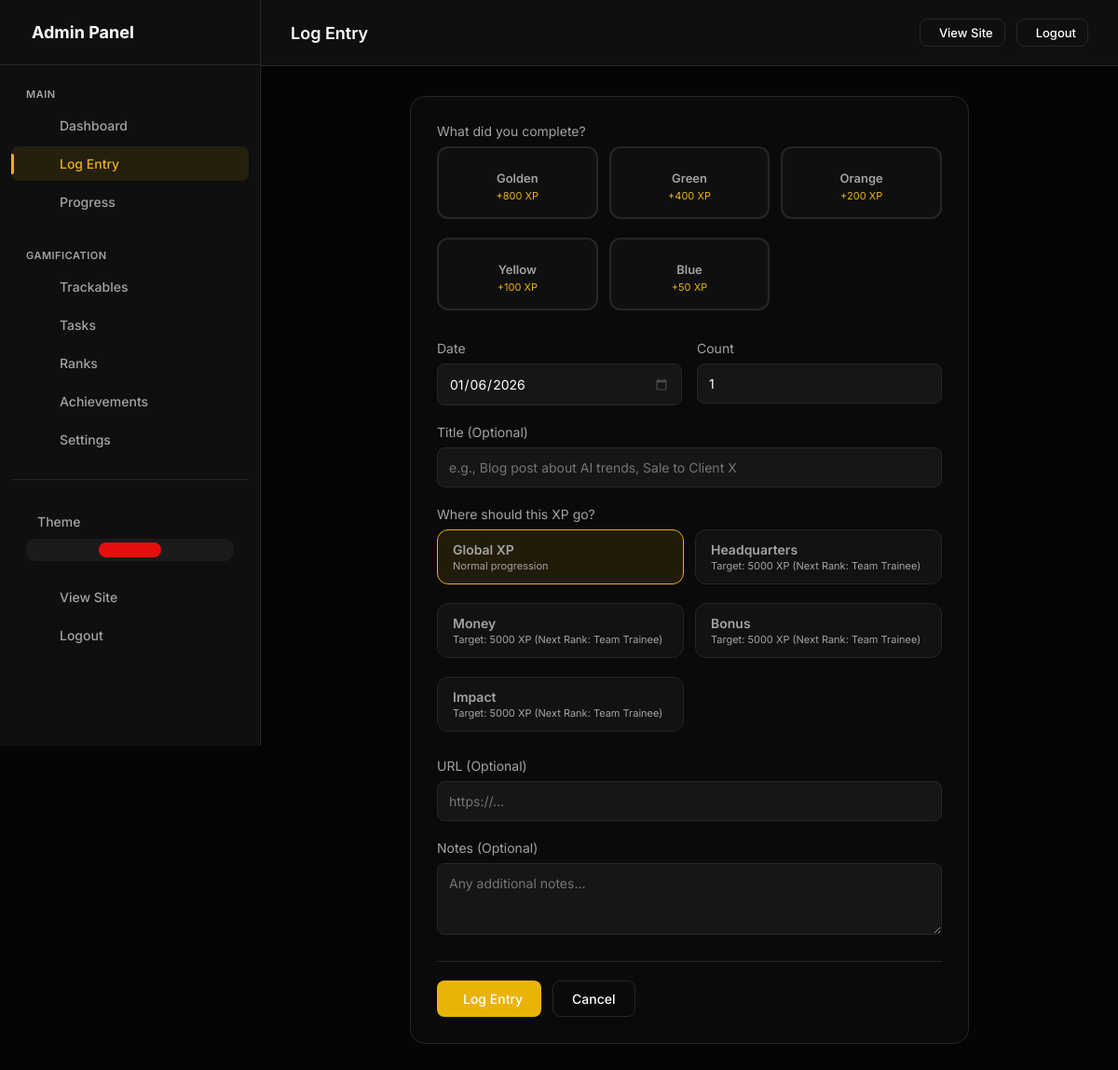
Screenshot of /admin/log (signed in) with the database file from the repository.
### models.py (models this page shows, shortened)
class TrackableType(db.Model):
    __tablename__ = 'trackable_types'
    id = db.Column(db.Integer, primary_key=True)
    user_id = db.Column(db.Integer, db.ForeignKey('users.id'), nullable=False, index=True)
    name = db.Column(db.String(100), nullable=False)  # "Blog Post", "YouTube Short", "Sale", etc.
    slug = db.Column(db.String(100), nullable=False)  # "blog_post", "youtube_short", "sale"
    description = db.Column(db.String(500))
    category = db.Column(db.String(50), default='content')  # 'content', 'task', 'metric', 'sales', 'finance'
    xp_per_unit = db.Column(db.Integer, default=10)  # Base XP earned per item
    xp_mode = db.Column(db.String(20), default='fixed')  # 'fixed', 'value_based', 'tiered'
    xp_multiplier = db.Column(db.Float, default=1.0)
    tiers_config = db.Column(db.Text)  # JSON: [{"name": "Bronze", "min": 0, "xp": 10}, {"name": "Silver", "min": 100, "xp": 50}]
    track_value = db.Column(db.Boolean, default=False)  # Track monetary/numeric value?
    value_label = db.Column(db.String(50), default='Value')  # "Price", "Amount", "Revenue", etc.
    value_prefix = db.Column(db.String(10), default='$')  # Currency symbol or unit
    value_suffix = db.Column(db.String(10), default='')  # e.g., "hrs", "units"
    icon = db.Column(db.String(50), default='ph-star')  # Phosphor icon name
    color = db.Column(db.String(20), default='#0ea5e9')  # Hex color
    emoji = db.Column(db.String(10))  # Optional emoji
    is_countable = db.Column(db.Boolean, default=True)  # Can you count multiple?
    track_duration = db.Column(db.Boolean, default=False)  # Track time/duration?
    track_views = db.Column(db.Boolean, default=False)  # Track views?
    allows_negative = db.Column(db.Boolean, default=False)  # Allow negative values (for expenses)?
    daily_goal = db.Column(db.Integer, default=0)  # Daily target (0 = no goal)
    weekly_goal = db.Column(db.Integer, default=0)  # Weekly target
    monthly_goal = db.Column(db.Integer, default=0)  # Monthly target
    value_goal = db.Column(db.Float, default=0)  # Value-based goal (e.g., $1000 in sales)
    display_order = db.Column(db.Integer, default=0)
    is_active = db.Column(db.Boolean, default=True)
    is_pinned = db.Column(db.Boolean, default=False)  # Show on dashboard
    created_at = db.Column(db.DateTime, default=datetime.utcnow)
    updated_at = db.Column(db.DateTime, default=datetime.utcnow, onupdate=datetime.utcnow)
    expense_threshold = db.Column(db.Float, default=0) # For expense trackables: Diff between threshold and value earns XP
    entries = db.relationship('TrackableEntry', backref='trackable_type', lazy=True, cascade='all, delete-orphan')
    def calculate_xp_for_entry(self, count=1, value=0):
        if self.track_value:
            if self.category in ('sales', 'finance', 'income'):
                return int(abs(value) * (self.xp_multiplier or 1.0))
            elif (self.category == 'expense' or self.expense_threshold > 0):
                diff = max(0, self.expense_threshold - abs(value))
                return int(diff * (self.xp_multiplier or 1.0))
        if self.xp_mode == 'fixed':
            return count * self.xp_per_unit
        elif self.xp_mode == 'value_based' and value:
            return int(abs(value) * (self.xp_multiplier or 1.0))
        return count * self.xp_per_unit

class UserSettings(db.Model):
    __tablename__ = 'user_settings'
    id = db.Column(db.Integer, primary_key=True)
    user_id = db.Column(db.Integer, db.ForeignKey('users.id'), nullable=False, unique=True, index=True)
    accent_color = db.Column(db.String(20), default='#e90e0e')
    points_name = db.Column(db.String(20), default='XP')  # "XP", "Points", "Coins", etc.
    points_icon = db.Column(db.String(50), default='ph-lightning')
    daily_xp_goal = db.Column(db.Integer, default=50)
    perfect_day_bonus = db.Column(db.Integer, default=50)
    perfect_week_bonus = db.Column(db.Integer, default=500)
    streak_bonus_per_day = db.Column(db.Integer, default=5)  # Extra XP per streak day
    show_xp_animations = db.Column(db.Boolean, default=True)
    dark_mode = db.Column(db.Boolean, default=True)
    compact_view = db.Column(db.Boolean, default=False)
    show_dashboard_header = db.Column(db.Boolean, default=True)
    enable_youtube_sync = db.Column(db.Boolean, default=False)
    always_show_confetti = db.Column(db.Boolean, default=False)
    created_at = db.Column(db.DateTime, default=datetime.utcnow)
    updated_at = db.Column(db.DateTime, default=datetime.utcnow, onupdate=datetime.utcnow)

class RankCondition(db.Model):
    __tablename__ = 'rank_conditions'
    id = db.Column(db.Integer, primary_key=True)
    rank_id = db.Column(db.Integer, db.ForeignKey('custom_ranks.id'), nullable=False, index=True)
    condition_type = db.Column(db.String(50), nullable=False)  # See CONDITION_TYPES below
    threshold = db.Column(db.Integer, nullable=False)  # The value that must be reached
    custom_name = db.Column(db.String(100))  # User-defined name for this condition
    is_bucket = db.Column(db.Boolean, default=False)  # If True, only allocated entries count
    trackable_slug = db.Column(db.String(100))  # Used when condition_type is 'trackable_xp' or 'trackable_count'
    created_at = db.Column(db.DateTime, default=datetime.utcnow)
    def check_condition(self, user_id):
        from datetime import timedelta
        user = User.query.get(user_id)
        if not user:
            return False, 0
        current_value = 0
        if self.condition_type == 'total_xp':
            if self.is_bucket:
                if self.custom_name:
                    matching_conditions = RankCondition.query.join(CustomRank).filter(
                        CustomRank.user_id == user_id,
                        RankCondition.custom_name == self.custom_name,
                        RankCondition.condition_type == 'total_xp'
                    ).all()
                    target_ids = [c.id for c in matching_conditions]
                else:
                    target_ids = [self.id]
                trackable_xp = sum(e.get_xp() for e in TrackableEntry.query.filter(
                    TrackableEntry.user_id == user_id,
                    TrackableEntry.allocated_condition_id.in_(target_ids)
                ).all())
                try:
                    task_xp = sum(c.xp_earned for c in TaskCompletion.query.filter(
                        TaskCompletion.user_id == user_id,
                        TaskCompletion.allocated_condition_id.in_(target_ids)
                    ).all())
                except Exception: task_xp = 0
                current_value = trackable_xp + task_xp
            else:
                current_value = user.get_total_xp()
        elif self.condition_type == 'youtube_subscribers':
            current_value = user.youtube_subscribers or 0
        elif self.condition_type == 'youtube_total_views':
            from sqlalchemy import func
            long_views = db.session.query(func.sum(YouTubeVideo.views)).filter_by(user_id=user_id).scalar() or 0
            short_views = db.session.query(func.sum(Short.views)).filter_by(user_id=user_id).scalar() or 0
            current_value = long_views + short_views
        elif self.condition_type == 'youtube_long_count':
            current_value = YouTubeVideo.query.filter_by(user_id=user_id).count()
        elif self.condition_type == 'youtube_short_count':
            current_value = Short.query.filter_by(user_id=user_id).count()
        elif self.condition_type == 'youtube_long_views':
            from sqlalchemy import func
            current_value = db.session.query(func.sum(YouTubeVideo.views)).filter_by(user_id=user_id).scalar() or 0
        elif self.condition_type == 'youtube_short_views':
            from sqlalchemy import func
            current_value = db.session.query(func.sum(Short.views)).filter_by(user_id=user_id).scalar() or 0
        elif self.condition_type == 'streak_current':
            streak = Streak.query.filter_by(
                user_id=user_id,
                streak_type='daily_xp'
            ).first()
            current_value = streak.current_count if streak else 0
        elif self.condition_type == 'streak_longest':
            streak = Streak.query.filter_by(
                user_id=user_id,
                streak_type='daily_xp'
            ).first()
            current_value = streak.longest_count if streak else 0
        elif self.condition_type == 'tasks_completed':
            current_value = TaskCompletion.query.filter_by(user_id=user_id).count()
        elif self.condition_type == 'total_days_active':
            from sqlalchemy import func
            current_value = db.session.query(func.count(func.distinct(func.date(TrackableEntry.created_at))))\
                .filter_by(user_id=user_id).scalar() or 0
        elif self.condition_type == 'total_goals_met':
            current_value = DailyLog.query.filter_by(user_id=user_id, goal_met=True).count()
        elif self.condition_type == 'youtube_total_count':
            long_count = YouTubeVideo.query.filter_by(user_id=user_id).count()
            short_count = Short.query.filter_by(user_id=user_id).count()
            current_value = long_count + short_count
        elif self.condition_type == 'achievements_unlocked':
            current_value = UserAchievement.query.filter_by(user_id=user_id).count()
        return current_value >= self.threshold, current_value

class CustomRank(db.Model):
    __tablename__ = 'custom_ranks'
    id = db.Column(db.Integer, primary_key=True)
    user_id = db.Column(db.Integer, db.ForeignKey('users.id'), nullable=False, index=True)
    level = db.Column(db.Integer, nullable=False, default=1)  # Numeric level
    name = db.Column(db.String(100), nullable=False)  # "Beginner", "Expert", etc.
    code = db.Column(db.String(10))  # Short code like "BT", "MS"
    description = db.Column(db.String(500))
    min_xp = db.Column(db.Integer, nullable=True)  # XP needed to reach this rank (nullable for multi-condition ranks)
    icon = db.Column(db.String(100))  # Icon path or phosphor icon
    color = db.Column(db.String(20), default='#666666')
    badge_image = db.Column(db.String(500))  # Path to badge image
    is_max_rank = db.Column(db.Boolean, default=False)
    created_at = db.Column(db.DateTime, default=datetime.utcnow)
    updated_at = db.Column(db.DateTime, default=datetime.utcnow, onupdate=datetime.utcnow)
    conditions = db.relationship('RankCondition', backref='rank', lazy=True, cascade='all, delete-orphan')
    def check_conditions_met(self, user_id):
        all_met = True
        progress = {}
        for condition in self.conditions:
            is_met, current_value = condition.check_condition(user_id)
            progress[condition.id] = {
                'type': condition.condition_type,
                'threshold': condition.threshold,
                'current': current_value,
                'met': is_met,
                'custom_name': condition.custom_name,
                'trackable_slug': condition.trackable_slug
            }
            if not is_met:
                all_met = False
        return all_met, progress

### app.py (the view, shortened to what this page needs)
    @app.route('/admin/log', methods=['GET', 'POST'])
    @admin_required
    def admin_log_entry():
        stats = get_user_stats()
        next_rank = stats['next_rank']
        buckets = []
        if next_rank:
            buckets = [c for c in next_rank.conditions if c.is_bucket or c.condition_type in ['custom_xp', 'custom_count']]
        return render_template('admin/log_entry.html',
                               trackables=stats['trackables'],
                               buckets=buckets,
                               next_rank=next_rank,
                               selected_trackable_id=request.args.get('trackable', type=int),
                               today=date.today())

### templates/admin/log_entry.html (shortened to what this page needs)
{% extends "admin/base.html" %}
{% block page_title %}Log Entry{% endblock %}
{% block content %}
<div class="log-container">
    <form method="post" class="log-card">
        <div class="form-group">
            <label>What did you complete?</label>
            <div class="trackable-selector">
                {% for t in trackables %}
                <label class="trackable-option" onclick="selectTrackable({{ t.id }}, event)">
                    <div class="trackable-option-name">{{ t.name }}</div>
                    <div class="trackable-option-xp">+{{ t.xp_per_unit }} XP</div>
                </label>
                {% endfor %}
            </div>
        </div>
        <div class="form-row">
            <div class="form-group">
                <label> Date</label>
                <input type="date" name="date" value="{{ today if today else '' }}">
            </div>
            <div class="form-group">
                <label> Count</label>
                <input type="number" name="count" value="1" min="1">
            </div>
        </div>
        <div class="form-group">
            <label> Title (Optional)</label>
            <input type="text" name="title" placeholder="e.g., Blog post about AI trends, Sale to Client X">
        </div>
        {% if buckets %}
        <div class="form-group">
            <label> Where should this {{ points_name }} go?</label>
            <div class="bucket-selector" id="bucketSelector">
                <label class="bucket-option active" onclick="selectBucket(this)">
                    <div class="bucket-name">Global {{ points_name }}</div>
                    <div class="bucket-desc">Normal progression</div>
                </label>
                {% for b in buckets %}
                <label class="bucket-option" onclick="selectBucket(this)">
                    <div class="bucket-name">{{ b.custom_name or 'Bucket' }}</div>
                    <div class="bucket-desc">
                        {% if b.condition_type == 'custom_count' %}
                        Target: {{ b.threshold }} completions
                        {% else %}
                        Target: {{ b.threshold }} {{ points_name }}
                        {% endif %}
                        (Next Rank: {{ next_rank.name if next_rank else '...' }})
                    </div>
                </label>
                {% endfor %}
            </div>
        </div>
        {% endif %}
        <div class="form-group">
            <label> URL (Optional)</label>
            <input type="url" name="url" placeholder="https://...">
        </div>
        <div class="form-group">
            <label> Notes (Optional)</label>
            <textarea name="notes" rows="3" placeholder="Any additional notes..."></textarea>
        </div>
        <div class="form-actions">
            <button type="submit" class="btn btn-primary">
                 Log Entry
            </button>
            <a href="{{ url_for('admin_dashboard') }}" class="btn btn-outline">Cancel</a>
        </div>
    </form>
</div>
{% endblock %}

### rows the page displays
TrackableType: name "Golden", xp_per_unit "800"
TrackableType: name "Green", xp_per_unit "400"
TrackableType: name "Orange", xp_per_unit "200"
TrackableType: name "Yellow", xp_per_unit "100"
TrackableType: name "Blue", xp_per_unit "50"
UserSettings: points_name "XP"
RankCondition: custom_name "Headquarters", threshold "5000"
CustomRank: name "Team Trainee"
RankCondition: custom_name "Money", threshold "5000"
RankCondition: custom_name "Bonus", threshold "5000"
RankCondition: custom_name "Impact", threshold "5000"
